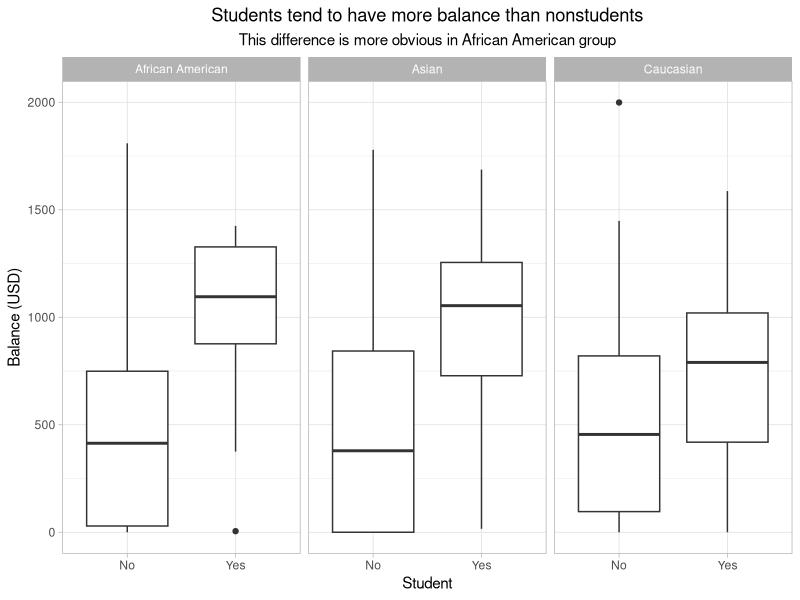
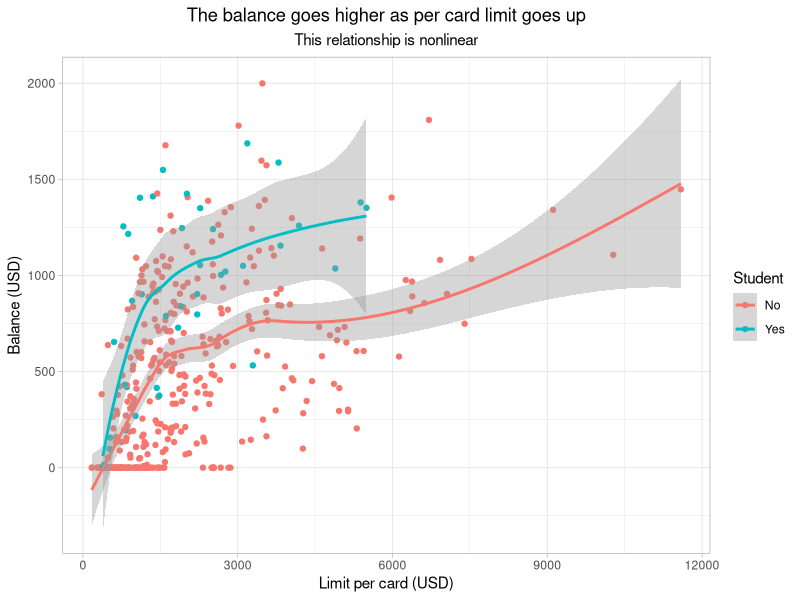
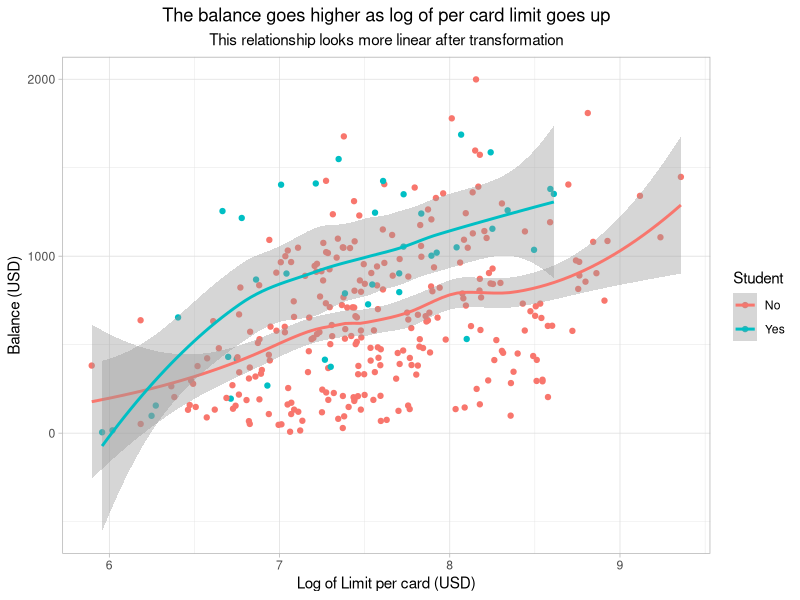
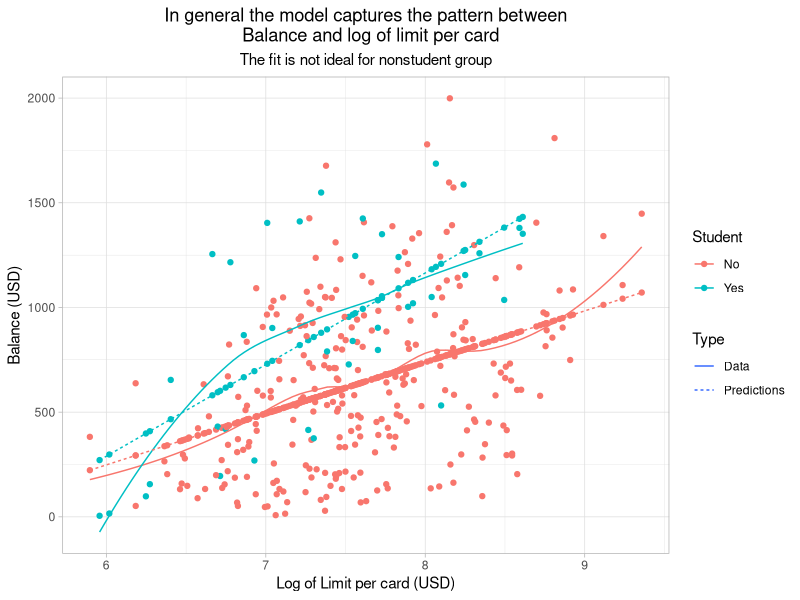
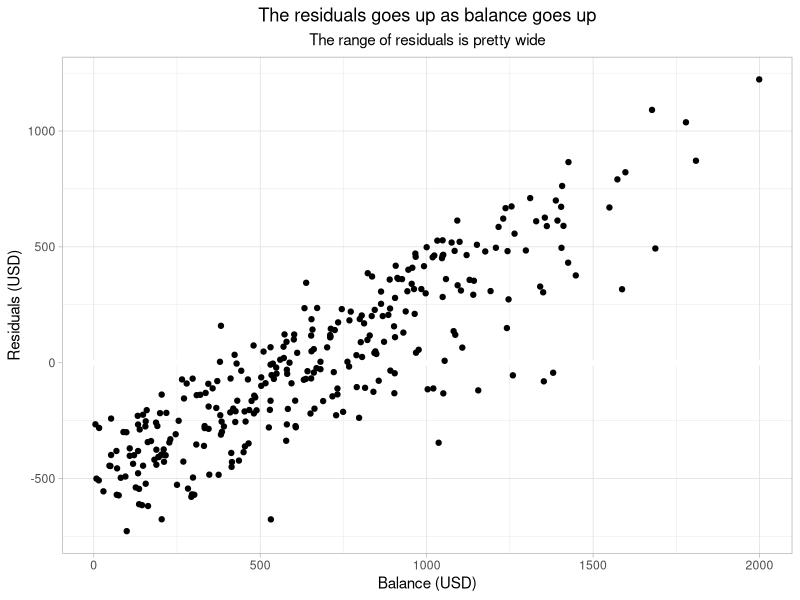
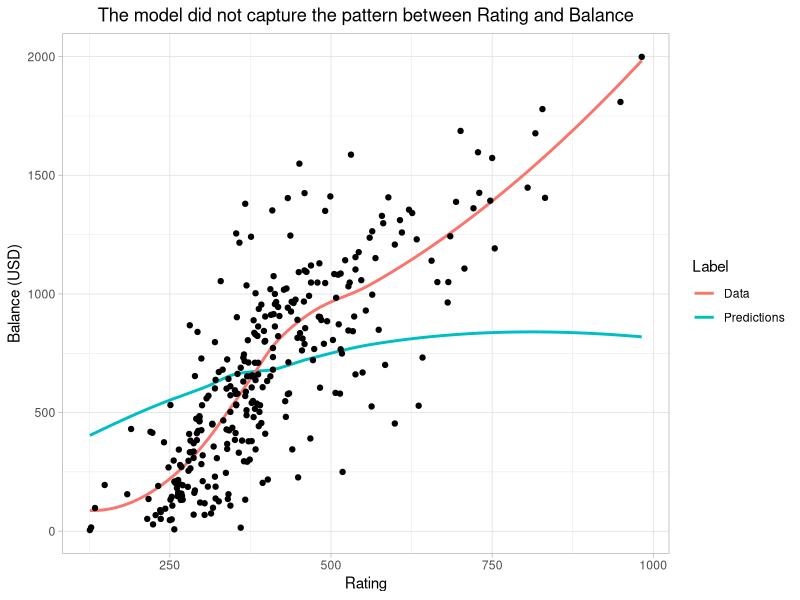
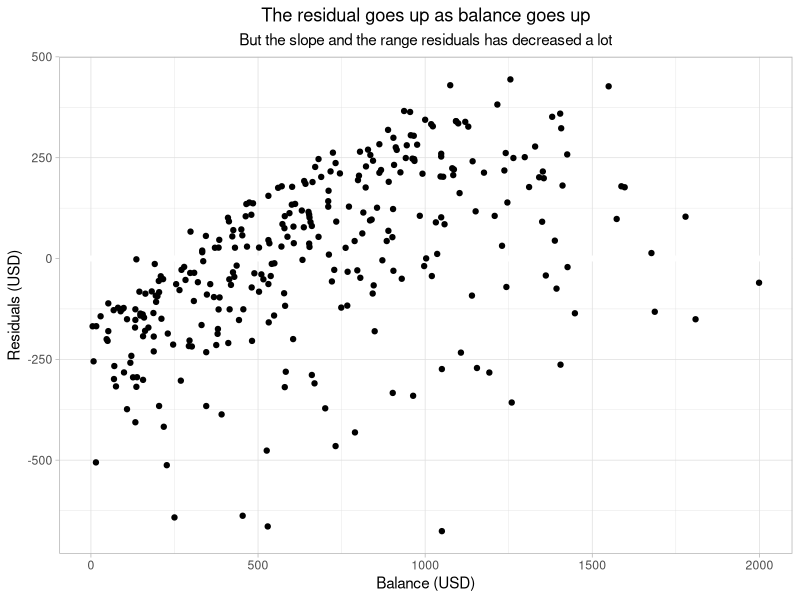
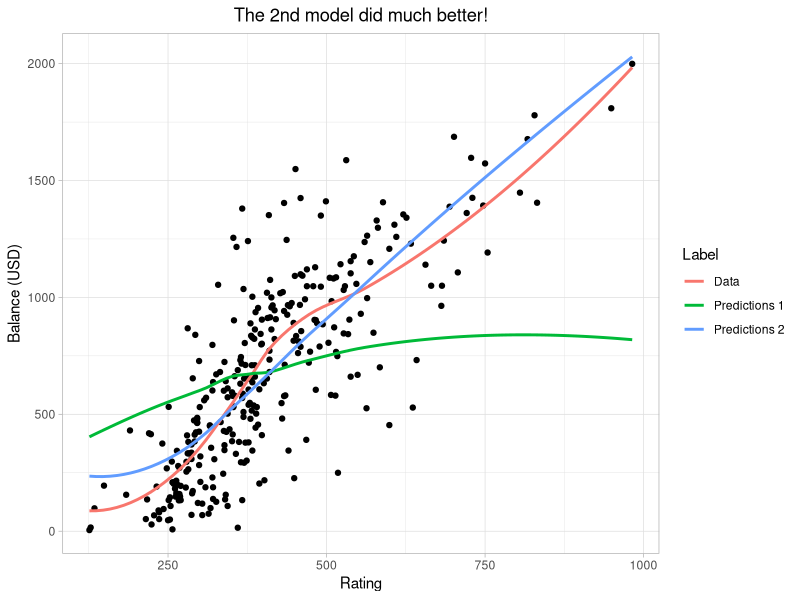

These figures' R source, in order:
# HW8: Credit
#
# In this exercise, you will analyze a credit data set with
# a person's basic information and his/her balance. The goal is to predict
# the person's balance by using the other variables.
#
# 1. Let's first read in the required datasets.
#    Load the `readr` package.
#      - Use `read_csv()` to load the `credit.csv` data set from the `data`
#        folder and assign it to a tibble `credit`.
## Do not modify this line!
library(readr)
credit <- read_csv("data/credit.csv")


# 2. Change `Student`, `Married` and `Ethnicity` to factor variables instead of
#    characters. Further, add a new variable `Limit_per_card` which equals the
#    value of `Limit` over `Cards` and sort the tibble by `Balance` in
#    ascending order. To do that, you need to :
#      - Load the `dplyr` package.
#    You can use:
#      - `mutate()` and `factor()` to change the three columns into factor.
#      - `mutate()` to add the new variable.
#      - `arrange()` to sort the tibble.
#    Save your new tibble into `credit_new` whose first few rows should look
#    like:
#    # A tibble: 400 x 12
#    Income Limit Rating Cards   Age Education Gender Student Married Ethnicity
#    <dbl> <dbl>  <dbl> <dbl> <dbl>     <dbl> <fct>  <chr>   <fct>   <fct>
#    15.0  1311    138     3    64        16 Male   No      No      Caucasian
#    20.1  2525    200     3    57        15 Female No      Yes     African …
#    53.6  3714    286     3    73        17 Female No      Yes     African …
#    20.1  2631    213     3    61        10 Male   No      Yes     African …
#    10.7  1757    156     3    57        15 Female No      No      Caucasian
#    28.9  2733    210     5    43        16 Male   No      Yes     Asian
#    31.4  1829    162     4    30        10 Male   No      Yes     Caucasian
#    20.2  2646    199     2    25        14 Female No      Yes     Asian
#    44.5  2252    205     6    72        15 Male   No      Yes     Asian
#    15.3  1499    138     2    47         9 Female No      Yes     Asian
#    … with 390 more rows, and 2 more variables: Balance <dbl>,
#    Limit_per_card <dbl>
#
#    We want to perform a linear regression on `Balance` for people. Let's
#    first try to find some patterns with visualization.
## Do not modify this line!
library(dplyr)
credit_new <- credit %>%
  mutate(Gender = factor(Gender),
         Married = factor(Married),
         Ethnicity = factor(Ethnicity)) %>%
  mutate(Limit_per_card = Limit / Cards) %>%
  arrange(Balance)
credit_new



# 3. Create a facet for different `Ethnicity` group, within each plot,
#    draw a boxplot of `Balance` aginst `Student`. To do that, you need to :
#      - Load the `ggplot2` package.
#    You can use:
#      - `ggplot()` to initialize a ggplot object.
#        Set its arguments `data` and `mapping`.
#      - `geom_boxplot()` to plot a boxplot for `Balance` against `Student`
#      - `facet_wrap()` to create a facet for `Ethnicity`
#      - `labs()` to format the labels such that:
#        - `title = "Students tend to have more balance than nonstudents"`.
#        - `subtitle = "This difference is more obvious in African American group"`.
#        - `x = "Student"`.
#        - `y = "Balance (USD)"`.
#      - `theme_light()` to change the theme of plots.
#      - `theme()` to change the title and subtitle to the middle of the plot.
#        - Set its argument `plot.title` using `element_text(hjust = 0.5)`.
#        - Set its argument `plot.subtitle` using `element_text(hjust = 0.5)`.
#    Save your plot to `g1`.
## Do not modify this line!
library(ggplot2)
g1 <- ggplot(data = credit_new, mapping = aes(x = Student, y = Balance)) +
  geom_boxplot() +
  facet_wrap( ~ Ethnicity) +
  labs(title = "Students tend to have more balance than nonstudents",
       subtitle = "This difference is more obvious in African American group",
       x = "Student",
       y = "Balance (USD)") +
  theme_light() +
  theme(plot.title = element_text(hjust = 0.5), plot.subtitle = element_text(hjust = 0.5))
g1



# 4. Create a plot for `Balance` against `Limit_per_card` using color split by
#    `Student`. Describe their relationship.
#    To do that, you can use:
#      - `ggplot()` to initialize a ggplot object.
#        Set its arguments `data` and `mapping`. Don't forget to specify
#        `color = Student`.
#      - `geom_point()` to do a scatter plot for `Balance`
#         against `Limit_per_card`.
#      - `geom_smooth()` to add the regression line.
#      - `labs()` to format the labels such that:
#        - `title = "The balance goes higher as per card limit goes up"`.
#        - `subtitle = "This relationship is nonlinear"`.
#        - `x = "Limit per card (USD)"`.
#        - `y = "Balance (USD)"`.
#      - `theme_light()` to change the theme of plots.
#      - `theme()` to change the title and subtitle to the middle of the plot.
#        - Set its argument `plot.title` using `element_text(hjust = 0.5)`.
#        - Set its argument `plot.subtitle` using `element_text(hjust = 0.5)`.
#    Save your plot to `g2`.
## Do not modify this line!
g2 <- ggplot(data = credit_new, mapping = aes(x = Limit_per_card, y = Balance, col = Student)) +
  geom_point() +
  geom_smooth() +
  labs(title = "The balance goes higher as per card limit goes up",
       subtitle = "This relationship is nonlinear",
       x = "Limit per card (USD)",
       y = "Balance (USD)") +
  theme_light() +
  theme(plot.title = element_text(hjust = 0.5), plot.subtitle = element_text(hjust = 0.5))
g2

# 5. We can see the relationship between `Balance` and `Limit_per_card` is
#    nonlinear, but we are trying to fit a linear model, so let's try some
#    transformation on the variable.
#    Create a new variable `log_limit_per_card` in `credit_new`, which equals
#    the logarithm of `Limit_per_card`.
#    Also remove all the observations if the balance is less or equal to 0,
#    because those mess with our regression.
#    To do that, you can use:
#      - `mutate()` and `log()` to create the new variable.
#      - `filter()` to filter out the observations with balance less
#        or equal to 0
#    Then plot `Blance` against `log_limit_per_card` now, still split by
#    `Student`. What is your finding now?
#    To do that, you can use:
#      - `ggplot()` to initialize a ggplot object.
#        Set its arguments `data` and `mapping`. Don't forget to specify
#        `color = Student`.
#      - `geom_point()` to do a scatter plot for `Balance`
#         against `log_limit_per_card`.
#      - `geom_smooth()` to add the regression line.
#      - `labs()` to format the labels such that:
#        - `title = "The balance goes higher as log of per card limit goes up"`.
#        - `subtitle = "This relationship looks more linear after transformation"`.
#        - `x = "Log of Limit per card (USD)"`.
#        - `y = "Balance (USD)"`.
#      - `theme_light()` to change the theme of plots.
#      - `theme()` to change the title and subtitle to the middle of the plot.
#        - Set its argument `plot.title` using `element_text(hjust = 0.5)`.
#        - Set its argument `plot.subtitle` using `element_text(hjust = 0.5)`.
#    Save your plot to `g3`.
## Do not modify this line!
credit_new <- credit_new %>% 
  mutate(log_limit_per_card = log(Limit_per_card)) %>%
  filter(Balance > 0) 
credit_new

g3 <- ggplot(data = credit_new, mapping = aes(x = log_limit_per_card, y = Balance, col = Student)) +
  geom_point() +
  geom_smooth() +
  labs(title = "The balance goes higher as log of per card limit goes up",
       subtitle = "This relationship looks more linear after transformation",
       x = "Log of Limit per card (USD)",
       y = "Balance (USD)") +
  theme_light() +
  theme(plot.title = element_text(hjust = 0.5), plot.subtitle = element_text(hjust = 0.5))
g3

# 6. Now let's fit a simple linear regression model `m1` on `Balance` use
#    `log_limit_per_card`, `Student` and their second order iteration.
#    Based on `credit_new`, save your prediction residuals into a column
#    `resid1`, save your predictions into a column `pred1` and save this new
#    tibble into `credit_pred`.
#    To do this, you need to:
#      - Load `modelr` package
#    You can use:
#      - `lm()` to fit a linear regression, save the model to `m1`.
#      - `add_residuals` to add residuals to the new tibble `credit_pred`.
#      - `add_predictions` to add predictions to the new tibble `credit_pred`.
#    The expected output for `m1 %>% broom::tidy()` should be:
#    # A tibble: 4 x 5
#    term                          estimate std.error statistic  p.value
#    <chr>                            <dbl>     <dbl>     <dbl>    <dbl>
#    (Intercept)                     -1223.     268.      -4.56 7.49e- 6
#    log_limit_per_card                245.      35.2      6.96 2.09e-11
#    StudentYes                      -1113.     665.      -1.67 9.51e- 2
#    log_limit_per_card:StudentYes     192.      89.2      2.16 3.17e- 2
#    The first few lines for `credit_pred` looks like:
#    # A tibble: 310 x 15
#    Income Limit Rating Cards   Age Education Gender Student Married Ethnicity
#    <dbl> <dbl>  <dbl> <dbl> <dbl>     <dbl> <fct>  <chr>   <fct>   <fct>
#    16.3  1160    126     3    78        13 Male   Yes     Yes     African …
#    44.5  3500    257     3    81        16 Female No      No      African …
#    88.8  4952    360     4    86        16 Female No      Yes     Caucasian
#    20.9  1233    128     3    47        18 Female Yes     Yes     Asian
#    33.0  3180    224     2    28        16 Male   No      Yes     African …
#    34.5  3271    250     3    57        17 Female No      Yes     Asian
#    35.0  3327    253     3    54        14 Female No      No      African …
#    15.5  2762    215     3    60        18 Male   No      No      Asian
#    26.5  2910    236     6    58        19 Female No      Yes     Caucasian
#    17.4  2748    228     3    32        14 Male   No      Yes     Caucasian
#    … with 300 more rows, and 5 more variables: Balance <dbl>,
#    Limit_per_card <dbl>, log_limit_per_card <dbl>, resid1 <dbl>, pred1 <dbl>
## Do not modify this line!
library(modelr)
m1 <- lm(data = credit_new, Balance ~ log_limit_per_card * Student)
m1  %>% broom::tidy()

credit_pred <- credit_new %>%
  add_residuals(m1, var = "resid1") %>%
  add_predictions(m1, var = "pred1")
credit_pred


# 7. Let's check if our model captures the relationship we observe in `g3`.
#    To do this, you need to:
#      - Load `tidyr` package.
#    You can start from `credt_pred` and use:
#      - `rename` to change the column name of `Balance` to `Data`,
#        `pred1` to `Predictions`
#      - `pivot_longer` to make the true values `Data` and predicted values
#        in `Predictions` into one column named `Balance` and use `Type` to
#        characterize if it is true or predicted.
#        - set `names_to = "Type`
#        - set `values_to = "Balance"`
#      - `ggplot()` to initialize a ggplot object.
#        Set its arguments `data` and `mapping`. Don't forget to specify
#        `color = Student`.
#      - `geom_point()` to do a scatter plot for `Balance`
#         against `log_limit_per_card`.
#      - `geom_smooth()` to add the regression line for each Student group
#        and for both true and predicted values
#        - set `linetype = Type` in `aes()`
#        - specify `se = FALSE`
#      - `labs()` to format the labels such that:
#        - `title = "In general the model captures the pattern between
#                    Balance and log of limit per card"`.
#        - `subtitle = "The fit is not ideal for nonstudent group"`.
#        - `Log of Limit per card (USD)`.
#        - `y = "Balance (USD)"`.
#      - `theme_light()` to change the theme of plots.
#      - `theme()` to change the title and subtitle to the middle of the plot.
#        - Set its argument `plot.title` using `element_text(hjust = 0.5)`.
#        - Set its argument `plot.subtitle` using `element_text(hjust = 0.5)`.
#    Save your plot to `g32`.
## Do not modify this line!
library(tidyr)

g32 <- credit_pred %>% 
  rename("Data" = "Balance", "Predictions" = "pred1") %>% 
  pivot_longer(c(Data, Predictions), names_to = "Type", values_to = "Balance") %>%
  ggplot(aes(x = log_limit_per_card, y = Balance, color = Student)) +
  geom_point() +
  geom_smooth(aes(linetype = Type), se = F, size = 0.5) +
  labs(title ="In general the model captures the pattern between
  Balance and log of limit per card",
       subtitle = "The fit is not ideal for nonstudent group",
       x = "Log of Limit per card (USD)",
       y = "Balance (USD)") +
  theme_light() + 
  theme(plot.title = element_text(hjust = 0.5), plot.subtitle = element_text(hjust = 0.5))
g32



# 8. Now we want to visualize the distribution of residuals to check our model
#    performance.
#    To do this, you can use:
#      - `ggplot()` to initialize a ggplot object.
#        Set its arguments `data` and `mapping`.
#      - `geom_ref_line()` to add a reference line.
#        - specify `h=0` to use the x-axis as the reference line.
#      - `geom_point()` to add the scatter plot of residuals.
#      - `labs()` to format the labels such that:
#        - `title = "The residuals goes up as balance goes up"`.
#        - `subtitle = "The range of residuals is pretty wide"`.
#        - `x = "Balance (USD)"`.
#        - `y = "Residuals (USD)"`.
#      - `theme_light()` to change the theme of plots.
#      - `theme()` to change the title and subtitle to the middle of the plot.
#        - Set its argument `plot.title` using `element_text(hjust = 0.5)`.
#        - Set its argument `plot.subtitle` using `element_text(hjust = 0.5)`.
#    Save your plot to `g4`.
## Do not modify this line!
g4 <- ggplot(data = credit_pred, mapping = aes(x = Balance, y = resid1)) +
  geom_ref_line(h = 0) +
  geom_point() +
  labs(title = "The residuals goes up as balance goes up",
       subtitle = "The range of residuals is pretty wide",
       x = "Balance (USD)",
       y = "Residuals (USD)") +
  theme_light() +
  theme(plot.title = element_text(hjust = 0.5), plot.subtitle = element_text(hjust = 0.5))
g4
 

# 9. Now let's visualize the predictions and true balance against other
#    variables(e.g. `Rating`) to see if the model is doing well.
#    To do that, you can use:
#      - `ggplot()` to initialize a ggplot object.
#        Set its arguments `data`.
#      - `geom_point()` to do a scatter plot for `Balance` againt `Rating`
#      - `geom_smooth()` to add the regression line for `Balance` and `Rating`
#        - specify `se = FALSE`
#        - use `color="Data"` as your color label
#      - `geom_smooth()` to add the regression line for `Balance` and `pred1`
#        - specify `se = FALSE`
#        - use `color="Predictions"` as your color label
#      - `labs()` to format the labels such that:
#        - `title = "The model did not capture the pattern between Rating and Balance"`.
#        - `x = "Rating"`.
#        - `y = "Balance (USD)"`
#        - `color = "Label"`.
#      - `theme_light()` to change the theme of plots.
#      - `theme()` to change the title and subtitle to the middle of the plot.
#        - Set its argument `plot.title` using `element_text(hjust = 0.5)`.
#    Save your plot to `g5`.
## Do not modify this line!
g5 <- ggplot(data = credit_pred) +
  geom_smooth(mapping = aes(x = Rating, y = pred1, col = "Predictions"), se = FALSE) +
  geom_smooth(mapping = aes(x = Rating, y = Balance, col = "Data"), se = FALSE) +
  geom_point(mapping = aes(x = Rating, y = Balance)) +
  labs(title = "The model did not capture the pattern between Rating and Balance",
       x = "Rating",
       y = "Balance (USD)",
       color = "Label") +
  theme_light() +
  theme(plot.title = element_text(hjust = 0.5), plot.subtitle = element_text(hjust = 0.5))
g5
  
  



# 10. Now let's add one more predictor `Rating` in our model.
#    Fit another linear model `m2` using these variables:
#    `log_limit_per_card`, `Student`, their second order iteration, and `Rating`.
#    Again, save your prediction residuals into a column
#    `resid2`, save your predictions into a column `pred2` into `credit_pred`.
#    Then visualize the distribution of residuals.
#    To do this, you can use:
#      - `lm()` to fit a linear regression, save the model to `m2`.
#      - `add_residuals` to add residuals to the new tibble `credit_pred`.
#      - `add_predictions` to add predictions to the new tibble `credit_pred`.
#      - `ggplot()` to initialize a ggplot object.
#        Set its arguments `data` and `mapping`.
#      - `geom_ref_line()` to add a reference line.
#        - specify `h=0` to use the x-axis as the reference line.
#      - `geom_point()` to add the scatter plot of residuals.
#      - `labs()` to format the labels such that:
#        - `title = "The residual goes up as balance goes up"`.
#        - `subtitle = "But the slope and the range residuals has decreased a lot"`.
#        - `x = "Balance (USD)"`.
#        - `y = "Residuals (USD)"`.
#      - `theme_light()` to change the theme of plots.
#      - `theme()` to change the title and subtitle to the middle of the plot.
#        - Set its argument `plot.title` using `element_text(hjust = 0.5)`.
#        - Set its argument `plot.subtitle` using `element_text(hjust = 0.5)`.
#    Save your plot to `g6`.
#    And your expected output for `m2 %>% broom::tidy()` shoule be:
#    # A tibble: 5 x 5
#    term                          estimate std.error statistic  p.value
#    <chr>                            <dbl>     <dbl>     <dbl>    <dbl>
#    (Intercept)                    -207.     163.        -1.27 2.05e- 1
#    log_limit_per_card              -25.0     23.5       -1.06 2.88e- 1
#    StudentYes                     -502.     391.        -1.28 2.01e- 1
#    Rating                            2.52     0.104     24.2  8.14e-73
#    log_limit_per_card:StudentYes   120.      52.4        2.29 2.30e- 2
## Do not modify this line!
m2 <- lm(data = credit_pred, Balance ~ log_limit_per_card * Student + Rating) 
m2 %>% broom::tidy()

credit_pred <- credit_pred %>%
  add_residuals(m2, var = "resid2") %>%
  add_predictions(m2, var = "pred2")

g6 <- ggplot(data = credit_pred, mapping = aes(x = Balance, y = resid2)) +
  geom_ref_line(h = 0) +
  geom_point() +
  labs(title = "The residual goes up as balance goes up",
       subtitle = "But the slope and the range residuals has decreased a lot",
       x = "Balance (USD)",
       y = "Residuals (USD)") +
  theme_light() +
  theme(plot.title = element_text(hjust = 0.5), plot.subtitle = element_text(hjust = 0.5))
g6
  

# 11. After including `Rating` as a predictor, let's do exercise 8 again
#     and check if our new model captures the relationship between `Rating`
#     and `Balance` and compare the new model with our previous model.
#    To do that, you can use:
#      - `ggplot()` to initialize a ggplot object.
#        Set its arguments `data`.
#      - `geom_point()` to do a scatter plot for `Balance` againt `Rating`
#      - `geom_smooth()` to add the regression line for `Balance` and `Rating`
#        - specify `se = FALSE`
#        - use `color="Data"` as your color label
#      - `geom_smooth()` to add the regression line for `Balance` and `pred1`
#        - specify `se = FALSE`
#        - use `color="Predictions 1"` as your color label
#      - `geom_smooth()` to add the regression line for `Balance` and `pred2`
#        - specify `se = FALSE`
#        - use `color="Predictions 2"` as your color label
#      - `labs()` to format the labels such that:
#        - `title = "The 2nd model did much better!"`.
#        - `x = "Rating"`.
#        - `y = "Balance (USD)"`
#        - `color = "Label"`.
#      - `theme_light()` to change the theme of plots.
#      - `theme()` to change the title and subtitle to the middle of the plot.
#        - Set its argument `plot.title` using `element_text(hjust = 0.5)`.
#    Save your plot to `g7`.
## Do not modify this line!
g7 <- ggplot(data = credit_pred) +
  geom_point(aes(x = Rating, y = Balance)) +
  geom_smooth(aes(x = Rating, y = Balance, col = "Data"), se = FALSE) +
  geom_smooth(aes(x = Rating, y = pred1, col = "Predictions 1"), se = FALSE) +
  geom_smooth(aes(x = Rating, y = pred2, col = "Predictions 2"), se = FALSE) +
  labs(title = "The 2nd model did much better!",
       x = "Rating",
       y = "Balance (USD)",
       color = "Label") +
  theme_light() +
  theme(plot.title = element_text(hjust = 0.5), plot.subtitle = element_text(hjust = 0.5))
g7



# 12. By iterating the process above, we can include more variables which
#    improves our model.
#    Let's fit our final model `m3` using these variables:
#    `log_limit_per_card`, `Student`, their second order interaction,
#    `Rating`, `Income`, `Limit` and `Cards`.
#    Again, save your prediction residuals into a column
#    `resid3`, save your predictions into a column `pred3` into `credit_pred`.
#    Then visualize the distribution of residuals.
#    To do this, you can use:
#      - `lm()` to fit a linear regression, save the model to `m3`.
#      - `add_residuals` to add residuals to the new tibble `credit_pred`.
#      - `add_predictions` to add predictions to the new tibble `credit_pred`.
#      - `ggplot()` to initialize a ggplot object.
#        Set its arguments `data` and `mapping`.
#      - `geom_ref_line()` to add a reference line.
#        - specify `h=0` to use the x-axis as the reference line.
#      - `geom_point()` to add the scatter plot of residuals.
#      - `labs()` to format the labels such that:
#        - `title = "The residuals are randomly distributed around x-axis"`.
#        - `subtitle = "Our model is pretty good!"`.
#        - `x = "Balance (USD)"`.
#        - `y = "Residuals (USD)"`.
#      - `theme_light()` to change the theme of plots.
#      - `theme()` to change the title and subtitle to the middle of the plot.
#        - Set its argument `plot.title` using `element_text(hjust = 0.5)`.
#        - Set its argument `plot.subtitle` using `element_text(hjust = 0.5)`.
#    Save your plot to `g8`.
#    And your expected output for `m3 %>% broom::tidy()` should be:
#    # A tibble: 8 x 5
#    term                           estimate std.error  statistic   p.value
#    <chr>                             <dbl>     <dbl>      <dbl>     <dbl>
#    (Intercept)                   -807.      50.6      -15.9     5.92e- 42
#    log_limit_per_card               7.48     6.54       1.14    2.54e-  1
#    StudentYes                     503.      38.2       13.2     1.41e- 31
#    Rating                          -0.190    0.112     -1.70    9.06e-  2
#    Income                         -10.1      0.0567  -179.      2.97e-308
#    Limit                            0.338    0.00782   43.3     1.48e-131
#    Cards                           27.9      2.35      11.9     5.37e- 27
#    log_limit_per_card:StudentYes    0.0195   5.10       0.00382 9.97e-  1
## Do not modify this line!
m3 <- lm(data =credit_pred, Balance ~ log_limit_per_card * Student + Rating + Income + Limit + Cards)
m3 %>% broom::tidy()

credit_pred <- credit_pred %>%
  add_residuals(m3, var = "resid3") %>%
  add_predictions(m3, var = "pred3") 

g8 <- ggplot(data = credit_pred, mapping = aes(x = Balance, y = resid3)) +
  geom_ref_line(h = 0) +
  geom_point() +
  labs(title = "The residuals are randomly distributed around x-axis",
       subtitle = "Our model is pretty good!",
       x = "Balance (USD)",
       y = "Residuals (USD)") +
  theme_light() +
  theme(plot.title = element_text(hjust = 0.5), plot.subtitle = element_text(hjust = 0.5))
g8


# 13. Let's fit the previous model within every `Ethnicity` group, and save
#    the model information into `credit_model`.
#    To do this, you need to:
#      - Load the `purrr` package.
#      - Create a function `f1` that takes an input tibble `df` and perform a
#      linear regression of `Balance` against  `log_limit_per_card`, `Student`,
#      their second order interaction, `Rating`, `Income`, `Limit`, and `Cards`
#      within the input `df`. In other words, `f1(credit_new)`
#      should return `m3`.
#    You can use:
#      - `lm()` to fit a linear regression with formula `Balance ~
#        log_limit_per_card * Student + Rating + Income + Limit + Cards`.
#      - `group_by()` to group `credit_new` by `Ethnicity`
#      - `nest()` to let each row represents a group
#      - `map()` to map the model `m2` to every group
#      - `mutate()`, `map2()` and `add_residuals()` to add the prediction
#       residuals to each group
#      - `unnest()` to unnest the residuals
#    Your final output `credit_model` is a tibble containing the model
#    information for each group and the first few rows should look like:
#    A tibble: 310 x 16
#    Groups:   Ethnicity [3]
#    Ethnicity      data model Income Limit Rating Cards   Age Education Gender
#    <fct>     <list<df> <lis>  <dbl> <dbl>  <dbl> <dbl> <dbl>     <dbl> <fct>
#    African … [78 × 12] <lm>    16.3  1160    126     3    78        13 Male
#    African … [78 × 12] <lm>    44.5  3500    257     3    81        16 Female
#    African … [78 × 12] <lm>    33.0  3180    224     2    28        16 Male
#    African … [78 × 12] <lm>    35.0  3327    253     3    54        14 Female
#    African … [78 × 12] <lm>    50.7  3977    304     2    84        17 Female
#    African … [78 × 12] <lm>    54.7  4116    314     2    70         8 Female
#    African … [78 × 12] <lm>    58.1  4221    304     3    50         8 Male
#    African … [78 × 12] <lm>    29.7  3536    270     2    52        15 Female
#    African … [78 × 12] <lm>    19.1  3291    269     2    75        13 Female
#    African … [78 × 12] <lm>    26.1  3388    266     4    74        17 Female
#    … with 300 more rows, and 6 more variables: Student <chr>, Married <fct>,
#    Balance <dbl>, Limit_per_card <dbl>, log_limit_per_card <dbl>, resid <dbl>
## Do not modify this line!
library(purrr)
f1 <- function(df){
  res <- lm(data = df, Balance ~ log_limit_per_card * Student + Rating + Income + Limit + Cards)
  return(res)
}

credit_model <- credit_new %>%
  group_by(Ethnicity) %>%
  nest() %>%
  mutate(model = map(data, f1)) %>%
  mutate(resid = map2(data, model, add_residuals)) %>%
  unnest(resid)
credit_model



# 14. Create a residual plot of `resid` against `Balance`
#     for all the three models. Use different colors
#     to show residuals from different models.
#     To do this, you can use:
#      - `ggplot()` to initialize a ggplot object.
#        Set its arguments `data` and `mapping`.
#      - `geom_point()` to add the scatter plot of residuals.
#        - set `color = Ethnicity` in `aes()`
#      - `geom_smooth()` to add a regression line for residuals for
#        different groups
#        - set `color = Ethnicity` in `aes()`
#        - specify `se = FALSE`
#        - specify `method = "lm"`
#      - `labs()` to format the labels such that:
#        - `title = "For all three groups, the residuals are randomly
#          distributed around x-axis"`.
#        - `subtitle = "Our model is pretty good!"`.
#        - `x = "Balance (USD)"`.
#        - `y = "Residuals (USD)"`.
#      - `theme_light()` to change the theme of plots.
#      - `theme()` to change the title and subtitle to the middle of the plot.
#        - Set its argument `plot.title` using `element_text(hjust = 0.5)`.
#        - Set its argument `plot.subtitle` using `element_text(hjust = 0.5)`.
#    Save your plot to `g9`.
## Do not modify this line!
g9 <- ggplot(data = credit_model, mapping = aes(x = Balance, y = resid)) +
  geom_point(aes(col = Ethnicity)) +
  geom_smooth(aes(col = Ethnicity), se = FALSE, method = "lm") +
  labs(title = "For all three groups, the residuals are randomly 
   distributed around x-axis",
       subtitle = "Our model is pretty good!",
       x = "Balance (USD)",
       y = "Residuals (USD)") +
  theme_light() +
  theme(plot.title = element_text(hjust = 0.5), plot.subtitle = element_text(hjust = 0.5))
g9



# 15. We want to evaluate the three models by adjusted r-squared.
#    Create a tibble `credit_model_glance` with the adjusted r-squared for
#    each model and sort them by ascending order.
#    To do this, you need to:
#      - Load the `broom` package.
#    You can use:
#      - `nest()` to nest the residuals and feature information back into
#        `resid` in the `credit_model` tibble.
#      - `glance()` to calculate the summary statistics for each model .
#      - `mutate()` and `map()` to save the summary statistics.
#      - `unnest()` to unnest the all the summary statistics.
#      - `arrange()` to sort the tibble.
#    Save your output to `credit_model_glance` whose first few rows should
#    look like:
#    A tibble: 3 x 15
#     Groups:   Ethnicity [3]
#    Ethnicity       data model      resid r.squared adj.r.squared sigma statistic
#    <fct>     <list<df[> <lis> <list<df[>     <dbl>         <dbl> <dbl>     <dbl>
#    Caucasian [158 × 12] <lm>  [158 × 13]     0.997         0.997  20.7     7955.
#    African …  [78 × 12] <lm>   [78 × 13]     0.998         0.998  21.0     5023.
#    Asian      [74 × 12] <lm>   [74 × 13]     0.998         0.998  18.2     5721.
#    … with 7 more variables: p.value <dbl>, df <int>, logLik <dbl>, AIC <dbl>,
#    BIC <dbl>, deviance <dbl>, df.residual <int>A tibble: 3 x 15
## Do not modify this line!
library(broom)
credit_model_glance <- credit_model %>%
  nest(resid = -c(Ethnicity, data, model)) %>%
  mutate(res = map(model, glance)) %>%
  unnest(res) %>%
  arrange(r.squared)
credit_model_glance  
  



